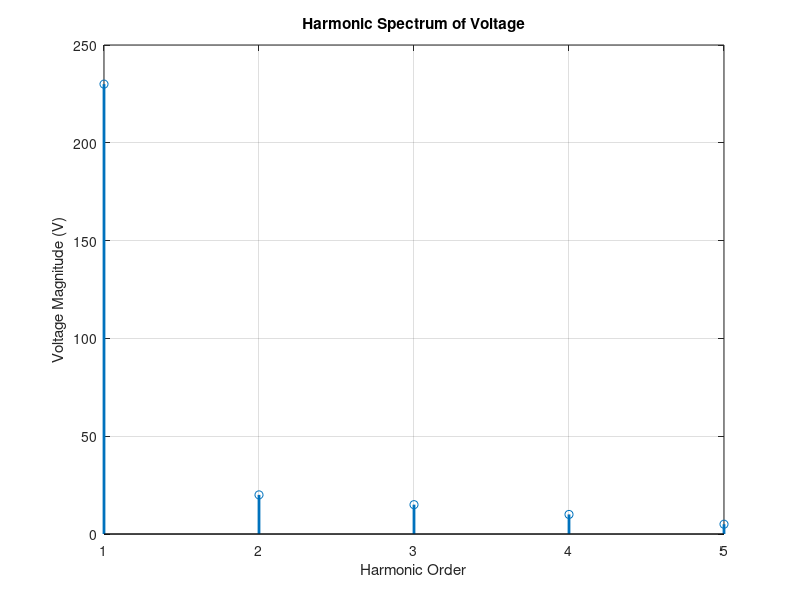

MATLAB code to generate this figure:
clc;
clear;

% Fundamental and harmonic voltage components (Volts)
V1 = 230;     % Fundamental
V2 = 20;      % 2nd harmonic
V3 = 15;      % 3rd harmonic
V4 = 10;      % 4th harmonic
V5 = 5;       % 5th harmonic

% THD calculation
THD = sqrt(V2^2 + V3^2 + V4^2 + V5^2) / V1 * 100;

fprintf('Total Harmonic Distortion = %.2f %%\n', THD);

% Plot harmonic spectrum
harmonics = [1 2 3 4 5];
voltages = [V1 V2 V3 V4 V5];

stem(harmonics, voltages,'LineWidth',2)

xlabel('Harmonic Order')
ylabel('Voltage Magnitude (V)')
title('Harmonic Spectrum of Voltage')

grid on
